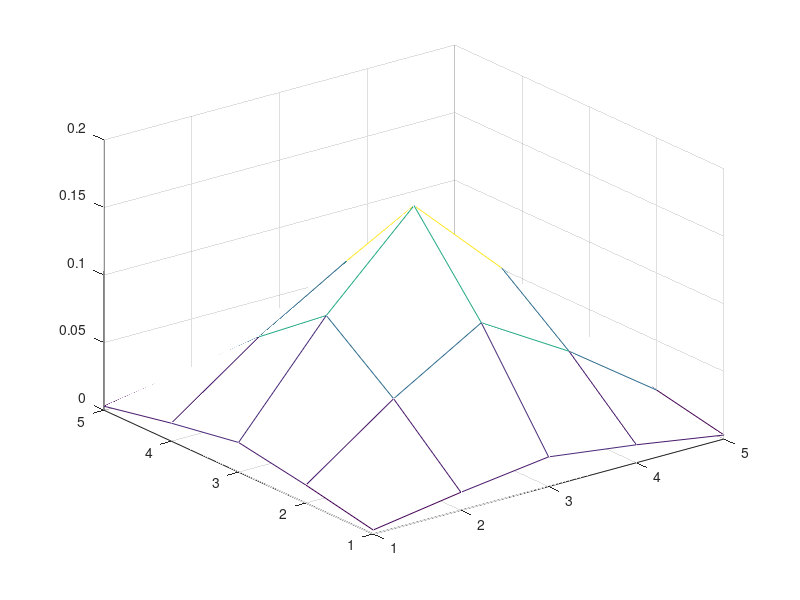
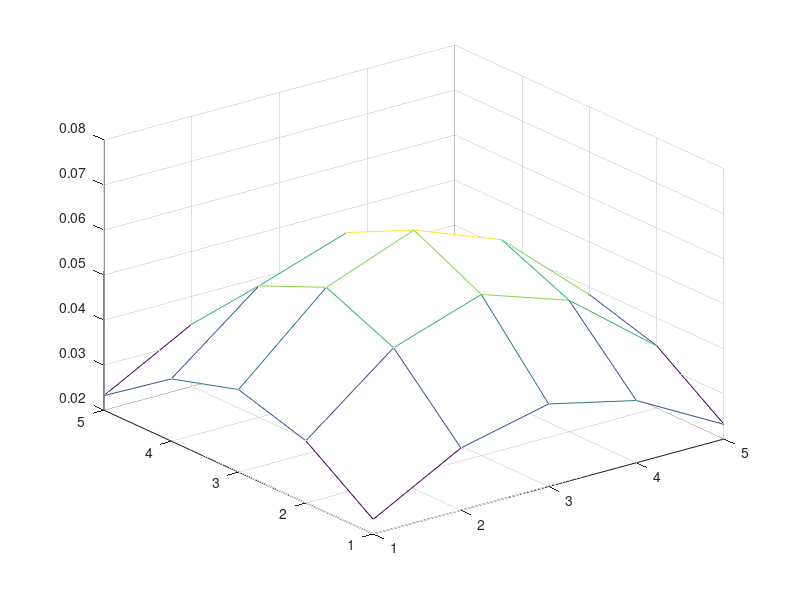

Reproduce these figures in MATLAB, in order. (Note: this script raises an error after producing the figures.)
% crasting the filters, the second argument in fspecial is regarded as a
% matrix [5 5]
h1 = fspecial('gaussian',5,1);
h1 = (h1/sum(h1(:)));
figure;
mesh(h1);

h2 = fspecial('gaussian',5,2);
h2 = (h2/sum(h2(:)));
figure;
mesh(h2);

% read in the image
gn = imread('ntu_gn.jpg');
figure;
imshow(gn);

% filter the image using filters created above
P1 = uint8(conv2(gn, h1));
figure;
imshow(P1);

P2 = uint8(conv2(gn, h2));
figure;
imshow(P2);

%read in the image 'ntu-sp' and display it
sp = imread('ntu_sp.jpg');
figure;
imshow(sp);

% filter the image 'ntu-sp' and display it
P3 = uint8(conv2(sp, h1));
figure;
imshow(P3);

P4 = uint8(conv2(sp, h2));
figure;
imshow(P4);
